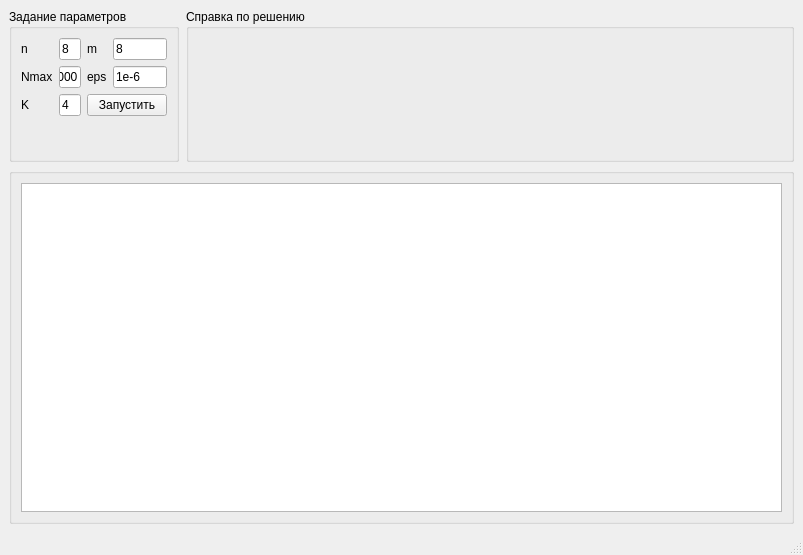
<?xml version="1.0" encoding="UTF-8"?>
<ui version="4.0">
 <class>MainWindow</class>
 <widget class="QMainWindow" name="MainWindow">
  <property name="geometry">
   <rect>
    <x>0</x>
    <y>0</y>
    <width>803</width>
    <height>555</height>
   </rect>
  </property>
  <property name="windowTitle">
   <string>ЧМ Лабораторная работа №2 Ступень №3</string>
  </property>
  <widget class="QWidget" name="centralwidget">
   <layout class="QVBoxLayout" name="verticalLayout" stretch="30,70">
    <item>
     <layout class="QHBoxLayout" name="horizontalLayout_2" stretch="20,80">
      <property name="spacing">
       <number>7</number>
      </property>
      <item>
       <widget class="QGroupBox" name="groupBox">
        <property name="minimumSize">
         <size>
          <width>0</width>
          <height>0</height>
         </size>
        </property>
        <property name="maximumSize">
         <size>
          <width>200</width>
          <height>16777215</height>
         </size>
        </property>
        <property name="title">
         <string>Задание параметров</string>
        </property>
        <layout class="QGridLayout" name="gridLayout">
         <item row="0" column="2">
          <widget class="QLabel" name="label_2">
           <property name="text">
            <string>m</string>
           </property>
          </widget>
         </item>
         <item row="2" column="3">
          <widget class="QLineEdit" name="lineEditEps">
           <property name="text">
            <string>1e-6</string>
           </property>
          </widget>
         </item>
         <item row="4" column="2" colspan="2">
          <widget class="QPushButton" name="pushButtonRun">
           <property name="text">
            <string>Запустить</string>
           </property>
          </widget>
         </item>
         <item row="2" column="2">
          <widget class="QLabel" name="label_4">
           <property name="text">
            <string>eps</string>
           </property>
          </widget>
         </item>
         <item row="0" column="3">
          <widget class="QLineEdit" name="lineEditM">
           <property name="text">
            <string>8</string>
           </property>
          </widget>
         </item>
         <item row="4" column="1">
          <widget class="QLineEdit" name="lineEditK">
           <property name="text">
            <string>4</string>
           </property>
          </widget>
         </item>
         <item row="0" column="0">
          <widget class="QLabel" name="label">
           <property name="text">
            <string>n</string>
           </property>
          </widget>
         </item>
         <item row="2" column="1">
          <widget class="QLineEdit" name="lineEditNmax">
           <property name="text">
            <string>10000</string>
           </property>
          </widget>
         </item>
         <item row="4" column="0">
          <widget class="QLabel" name="label_5">
           <property name="text">
            <string>K</string>
           </property>
          </widget>
         </item>
         <item row="2" column="0">
          <widget class="QLabel" name="label_3">
           <property name="text">
            <string>Nmax</string>
           </property>
          </widget>
         </item>
         <item row="0" column="1">
          <widget class="QLineEdit" name="lineEditN">
           <property name="text">
            <string>8</string>
           </property>
          </widget>
         </item>
         <item row="5" column="1">
          <spacer name="verticalSpacer">
           <property name="orientation">
            <enum>Qt::Vertical</enum>
           </property>
           <property name="sizeHint" stdset="0">
            <size>
             <width>20</width>
             <height>40</height>
            </size>
           </property>
          </spacer>
         </item>
        </layout>
       </widget>
      </item>
      <item>
       <widget class="QGroupBox" name="groupBox_2">
        <property name="title">
         <string>Справка по решению</string>
        </property>
        <layout class="QVBoxLayout" name="verticalLayout_2">
         <item>
          <widget class="QLabel" name="reference">
           <property name="text">
            <string/>
           </property>
           <property name="alignment">
            <set>Qt::AlignLeading|Qt::AlignLeft|Qt::AlignTop</set>
           </property>
          </widget>
         </item>
        </layout>
       </widget>
      </item>
     </layout>
    </item>
    <item>
     <widget class="QGroupBox" name="groupBox_3">
      <property name="title">
       <string/>
      </property>
      <layout class="QHBoxLayout" name="horizontalLayout">
       <item>
        <widget class="QTableWidget" name="tableWidget"/>
       </item>
      </layout>
     </widget>
    </item>
   </layout>
  </widget>
  <widget class="QMenuBar" name="menubar">
   <property name="geometry">
    <rect>
     <x>0</x>
     <y>0</y>
     <width>803</width>
     <height>26</height>
    </rect>
   </property>
  </widget>
  <widget class="QStatusBar" name="statusbar"/>
 </widget>
 <resources/>
 <connections/>
</ui>
